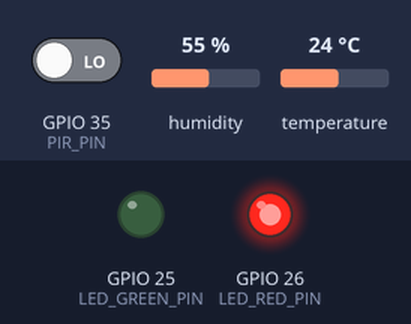
Bench run of a sketch on a simulated ESP32. Parts: output pins drawn as LEDs (lit = HIGH). Inputs (shaded band) come from the test bench; at power-on: GPIO 35 (PIR_PIN) LOW, humidity 55 %, temperature 24 °C. What the sketch prints to the serial monitor is not drawn.

Above: at 5.8 s.
5.9 s: GPIO 35 (PIR_PIN) driven HIGH
At 6.9 s:
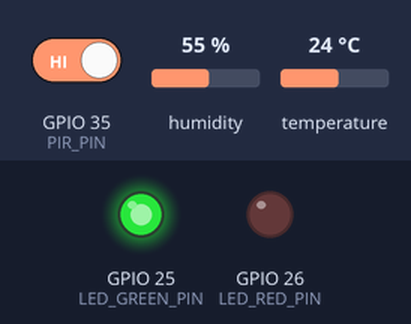
7.4 s: GPIO 35 (PIR_PIN) driven LOW
At 8.0 s:
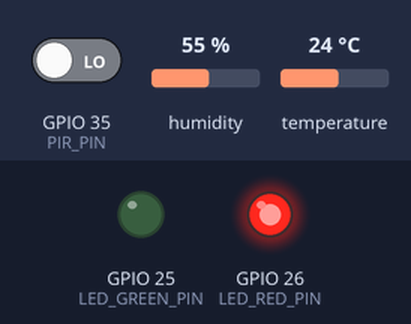
Timing chart, 0 to 10.4 s (numbered marks = the images above; inputs shaded):
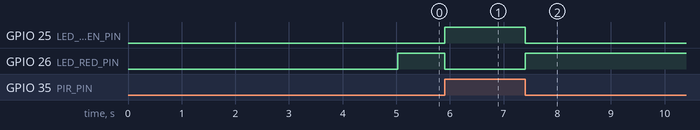

Measured:
- after the input at 5.9 s, GPIO 25 (LED_GREEN_PIN): LOW → HIGH at once; GPIO 26 (LED_RED_PIN): HIGH → LOW at once
- after the input at 7.4 s, GPIO 25 (LED_GREEN_PIN): HIGH → LOW at once; GPIO 26 (LED_RED_PIN): LOW → HIGH at once

The sketch:

esp32_smartstore_test.ino
```cpp
/*
 * SmartStore - MODULE 02: Kiểm tra DHT11, PIR và LED độc lập.
 * Board: ESP32 Dev Module. Serial Monitor: 115200 baud.
 * Thư viện: DHT sensor library by Adafruit, Adafruit Unified Sensor.
 * Không dùng Wi-Fi, MQTT, Socket.IO hoặc API.
 *
 * QUAN TRỌNG: Không biên dịch cả thư mục esp32 vì sketch MQTT cũng có
 * setup()/loop(). Chạy Prepare-TestSketch.ps1 rồi mở bản sao riêng trong
 * build/esp32_smartstore_test/esp32_smartstore_test.ino.
 */
#include <Arduino.h>
#include <DHT.h>

constexpr uint8_t DHT_PIN = 4;          // DATA; VCC -> 3V3, GND -> GND.
constexpr uint8_t PIR_PIN = 35;         // OUT; VCC -> VIN 5V, GND -> GND.
constexpr uint8_t LED_GREEN_PIN = 25;   // Qua điện trở riêng 220-330 ohm.
constexpr uint8_t LED_RED_PIN = 26;     // Qua điện trở riêng 220-330 ohm.
constexpr unsigned long STARTUP_WAIT_MS = 5000UL;
constexpr unsigned long DHT_INTERVAL_MS = 30000UL; // Đọc DHT mỗi 30 giây.
// Chỉ là ngưỡng cảnh báo cho lần kiểm tra trong phòng người dùng mô tả.
// KHÔNG phải giới hạn kỹ thuật DHT11 và KHÔNG dùng để sửa/lọc số đo.
constexpr float ROOM_CHECK_MIN_C = 10.0f;
constexpr float ROOM_CHECK_MAX_C = 45.0f;

DHT dht(DHT_PIN, DHT11);

unsigned long startupAt = 0;
unsigned long lastDhtReadAt = 0;
bool startupComplete = false;
bool hasPirSample = false;
bool previousMotion = false;
unsigned long dhtSamples = 0;
unsigned long dhtReadErrors = 0;

// LED luôn chỉ phụ thuộc PIR, không phụ thuộc kết quả DHT11.
void updateLeds(bool motion) {
  digitalWrite(LED_GREEN_PIN, motion ? HIGH : LOW);
  digitalWrite(LED_RED_PIN, motion ? LOW : HIGH);
}

void printPirAndLeds(bool motion) {
  Serial.print("PIR=");
  Serial.print(motion ? "HIGH (CO CHUYEN DONG)" : "LOW (KHONG CHUYEN DONG)");
  Serial.print(" | LED xanh=");
  Serial.print(motion ? "BAT" : "TAT");
  Serial.print(" | LED do=");
  Serial.println(motion ? "TAT" : "BAT");
}

void setup() {
  Serial.begin(115200);

  // GPIO35 chỉ dùng INPUT, tuyệt đối không dùng INPUT_PULLUP.
  pinMode(PIR_PIN, INPUT);
  pinMode(LED_GREEN_PIN, OUTPUT);
  pinMode(LED_RED_PIN, OUTPUT);
  digitalWrite(LED_GREEN_PIN, LOW);
  digitalWrite(LED_RED_PIN, LOW);
  dht.begin();

  Serial.println("\n=== SmartStore - MODULE 02 ===");
  Serial.println("Firmware: M02-DHT11-DIAG-02 | DATA=GPIO4 | Serial=115200");
  Serial.println("DHT: doc lan dau sau khoi dong 5 giay, sau do moi 30 giay.");
  Serial.println("So doc DHT la nguyen ban; khong nhan 10, khong cong bu.");
  Serial.println("Canh bao phong: ngoai 10-45 C; khong phai ket luan cam bien hong.");
  Serial.println("Cho khoi dong 5 giay; hai LED tam tat.");
  Serial.println("Luu y: PIR HC-SR501 co the can 30-60 giay de on dinh.");
  startupAt = millis();
}

void loop() {
  const unsigned long now = millis();

  // Chờ khởi động không chặn bằng millis(), không dùng delay dài.
  if (!startupComplete) {
    if (now - startupAt < STARTUP_WAIT_MS) {
      return;
    }
    startupComplete = true;
    // Cho phép lấy mẫu đầu tiên ngay sau thời gian khởi động.
    lastDhtReadAt = now - DHT_INTERVAL_MS;
    Serial.println("Bat dau doc cam bien va dieu khien LED theo PIR.");
  }

  // Đọc PIR và cập nhật LED mỗi vòng lặp, không phải chờ lần đọc DHT.
  const bool motion = digitalRead(PIR_PIN) == HIGH;
  updateLeds(motion);

  // Báo ngay trạng thái đầu tiên và mỗi lần PIR thay đổi.
  if (!hasPirSample || motion != previousMotion) {
    printPirAndLeds(motion);
    previousMotion = motion;
    hasPirSample = true;
  }

  // Phép trừ unsigned vẫn hoạt động khi millis() tràn số.
  if (now - lastDhtReadAt >= DHT_INTERVAL_MS) {
    lastDhtReadAt = now;
    ++dhtSamples;
    const float humidity = dht.readHumidity();
    const float temperatureC = dht.readTemperature(false); // Tường minh độ C.

    // Cập nhật lại PIR sau thao tác đọc DHT đồng bộ ngắn của thư viện.
    const bool currentMotion = digitalRead(PIR_PIN) == HIGH;
    updateLeds(currentMotion);
    previousMotion = currentMotion;
    hasPirSample = true;

    Serial.print("[DHT11] Mau=");
    Serial.print(dhtSamples);
    Serial.print(" | Uptime_ms=");
    Serial.print(now);
    Serial.print(" | ");
    if (isnan(temperatureC) || isnan(humidity)) {
      ++dhtReadErrors;
      // Không thay NaN bằng 0 hoặc số đo cũ; vẫn điều khiển LED theo PIR.
      Serial.print("LOI: doc that bai (NaN), khong co so lieu hop le | ");
    } else {
      Serial.print("Nhiet do=");
      Serial.print(temperatureC, 1);
      Serial.print(" C | Do am=");
      Serial.print(humidity, 1);
      Serial.print(" % | ");
      if (temperatureC < ROOM_CHECK_MIN_C || temperatureC > ROOM_CHECK_MAX_C) {
        Serial.print("CANH BAO: nhiet do ngoai nguong kiem tra phong 10-45 C; ");
        Serial.print("doi chieu nhiet ke/day noi/cam bien, khong tu hieu chinh | ");
      }
      if (humidity < 0.0f || humidity > 100.0f) {
        Serial.print("CANH BAO: do am ngoai 0-100 % | ");
      }
    }
    Serial.print("Loi_doc=");
    Serial.print(dhtReadErrors);
    Serial.print(" | ");
    printPirAndLeds(currentMotion);
  }
}
```
